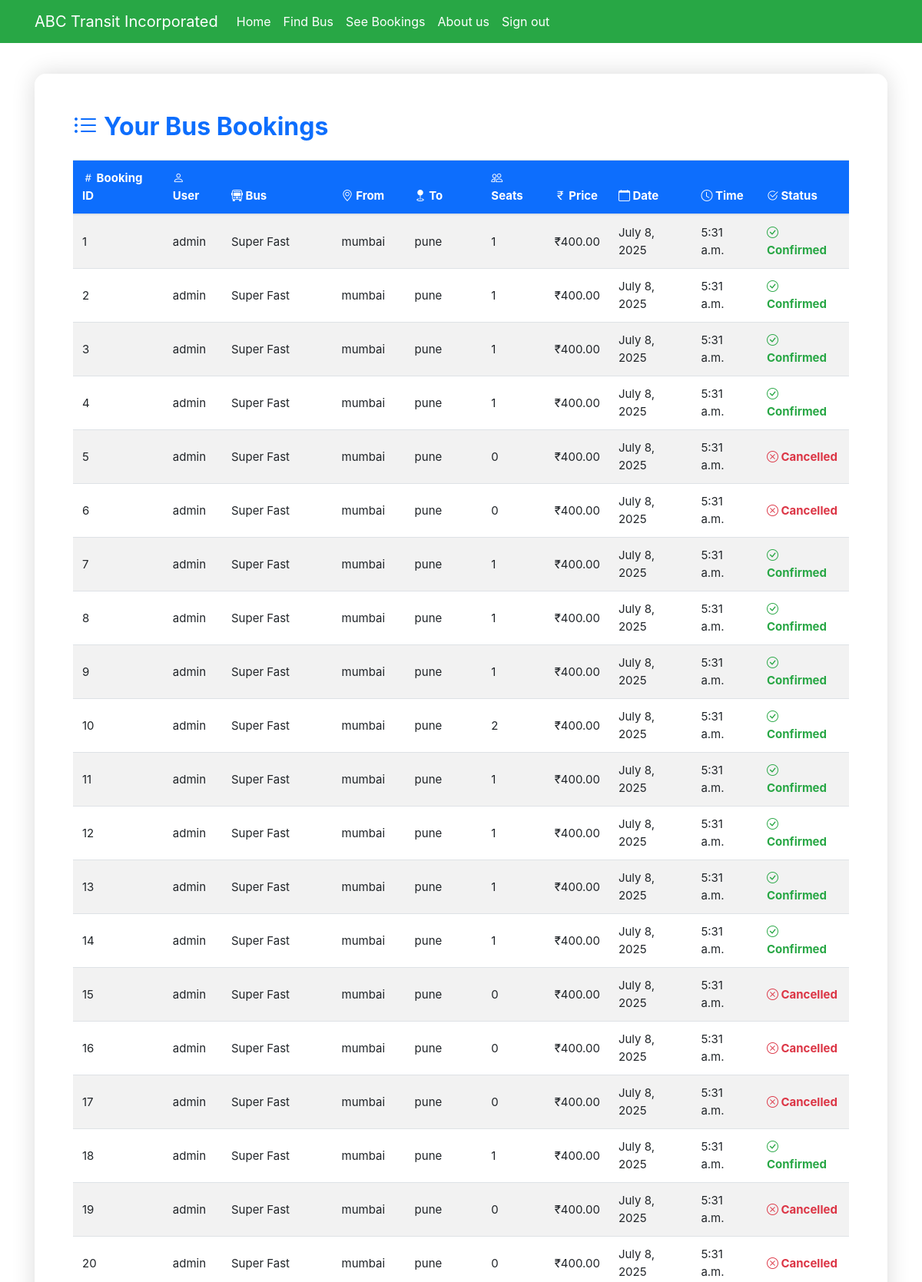
/seebookings (signed in, upper part), run on the app's committed database.
### myapp/models.py (models this page shows, shortened)
class Book(models.Model):
    BOOKED = 'B'
    CANCELLED = 'C'
    PENDING ="P"
    TICKET_STATUSES = ((BOOKED, 'Booked'),
                       (CANCELLED, 'Cancelled'),
                       (PENDING,"Pending"))
    email = models.EmailField()
    book_uuid = models.UUIDField(default=uuid.uuid4, editable=False, unique=True)
    name = models.CharField(max_length=30)
    userid =models.DecimalField(decimal_places=0, max_digits=2)
    busid=models.DecimalField(decimal_places=0, max_digits=2)
    bus_name = models.CharField(max_length=30)
    source = models.CharField(max_length=30)
    dest = models.CharField(max_length=30)
    nos = models.DecimalField(decimal_places=0, max_digits=2)
    price = models.DecimalField(decimal_places=2, max_digits=6)
    date = models.DateField()
    time = models.TimeField()
    cost = models.DecimalField(max_digits=12,decimal_places=2)
    status = models.CharField(choices=TICKET_STATUSES, default=BOOKED, max_length=2)

### myapp/views.py (the view)
# urls.py: path('seebookings', views.seebookings, name="seebookings"),
@login_required(login_url='signin')
def seebookings(request,new={}):
    context = {}
    id_r = request.user.id
    book_list = Book.objects.filter(userid=id_r)
    if book_list:
        return render(request, 'myapp/booklist.html', locals())
    else:
        context["error"] = "Sorry no buses booked"
        return render(request, 'myapp/findbus.html', context)

### myapp/templates/myapp/booklist.html (shortened to what this page needs)
{% extends 'myapp/base.html' %}
{% load static %}
{% block content %}
<link rel="stylesheet" href="https://cdn.jsdelivr.net/npm/bootstrap-icons@1.10.5/font/bootstrap-icons.css">
<div class="container">
  <div class="overlay">
    <h2 class="mb-4"><i class="bi bi-list-ul icon"></i>Your Bus Bookings</h2>
    <div class="table-responsive">
      <table class="table table-striped booking-table">
        <thead>
          <tr>
            <th><i class="bi bi-hash"></i> Booking ID</th>
            <th><i class="bi bi-person"></i> User</th>
            <th><i class="bi bi-bus-front"></i> Bus</th>
            <th><i class="bi bi-geo-alt"></i> From</th>
            <th><i class="bi bi-geo-fill"></i> To</th>
            <th><i class="bi bi-people"></i> Seats</th>
            <th><i class="bi bi-currency-rupee"></i> Price</th>
            <th><i class="bi bi-calendar"></i> Date</th>
            <th><i class="bi bi-clock"></i> Time</th>
            <th><i class="bi bi-check2-circle"></i> Status</th>
          </tr>
        </thead>
        <tbody>
          {% for row in book_list %}
            <tr>
              <td>{{ row.id }}</td>
              <td>{{ row.name }}</td>
              <td>{{ row.bus_name }}</td>
              <td>{{ row.source }}</td>
              <td>{{ row.dest }}</td>
              <td>{{ row.nos }}</td>
              <td>₹{{ row.price }}</td>
              <td>{{ row.date }}</td>
              <td>{{ row.time }}</td>
              <td>
                {% if row.status == "CANCELLED" %}
                  <span class="status-cancelled"><i class="bi bi-x-circle"></i> Cancelled</span>
                {% else %}
                  <span class="status-confirmed"><i class="bi bi-check-circle"></i> Confirmed</span>
                {% endif %}
              </td>
            </tr>
          {% empty %}
            <tr>
              <td colspan="10" class="text-center text-muted">No bookings found.</td>
            </tr>
          {% endfor %}
        </tbody>
      </table>
    </div>
  </div>
</div>
{% endblock %}

### myapp/templates/myapp/base.html (shortened to what this page needs)
<!doctype html>
<html lang="en">
<head>
    <link rel="stylesheet" href="https://stackpath.bootstrapcdn.com/bootstrap/4.1.3/css/bootstrap.min.css"
>
</head>
<body>
<nav class="navbar navbar-expand-lg navbar-light bg-success">
    <div class="container">
        <a class="navbar-brand" href="#" style="color: white;">ABC Transit Incorporated</a>
        <div class="collapse navbar-collapse" id="navbarNavAltMarkup">
            <div class="navbar-nav" >
                <a class="nav-item nav-link active" href="{% url 'home' %}" style="color: white;">Home <span class="sr-only">(current)</span></a>
                <a class="nav-item nav-link" href="{% url 'findbus' %}" style="color: white;">Find Bus</a>
                <a class="nav-item nav-link" href="{% url 'seebookings' %}" style="color: white;">See Bookings</a>
                <a class="nav-item nav-link" href="{% url 'about_us' %}" style="color: white;">About us</a>
                {% if request.user.is_active %}
                <a class="nav-item nav-link " href="{% url 'signout' %}" style="color: white;">Sign out</a>
                {% else %}
                <a class="nav-item nav-link " href="{% url 'signup' %}" style="color: white;">Sign Up</a>
                {% endif %}
            </div>
        </div>
    </div>
</nav>
{% block content %}
{% endblock %}
</body>
</html>

### data on the page
Book: id "1", name "admin", bus_name "Super Fast", source "mumbai", dest "pune", nos "1", price "400.00", date "July 8, 2025", time "5:31 a.m.", status "PENDING" (drawn)
Book: id "2", name "admin", bus_name "Super Fast", source "mumbai", dest "pune", nos "1", price "400.00", date "July 8, 2025", time "5:31 a.m.", status "PENDING" (drawn)
Book: id "3", name "admin", bus_name "Super Fast", source "mumbai", dest "pune", nos "1", price "400.00", date "July 8, 2025", time "5:31 a.m.", status "PENDING" (drawn)
Book: id "4", name "admin", bus_name "Super Fast", source "mumbai", dest "pune", nos "1", price "400.00", date "July 8, 2025", time "5:31 a.m.", status "PENDING" (drawn)
Book: id "5", name "admin", bus_name "Super Fast", source "mumbai", dest "pune", nos "0", price "400.00", date "July 8, 2025", time "5:31 a.m.", status "CANCELLED" (drawn)
Book: id "6", name "admin", bus_name "Super Fast", source "mumbai", dest "pune", nos "0", price "400.00", date "July 8, 2025", time "5:31 a.m.", status "CANCELLED" (drawn)
Book: id "7", name "admin", bus_name "Super Fast", source "mumbai", dest "pune", nos "1", price "400.00", date "July 8, 2025", time "5:31 a.m.", status "PENDING" (drawn)
Book: id "8", name "admin", bus_name "Super Fast", source "mumbai", dest "pune", nos "1", price "400.00", date "July 8, 2025", time "5:31 a.m.", status "PENDING" (drawn)
Book: id "9", name "admin", bus_name "Super Fast", source "mumbai", dest "pune", nos "1", price "400.00", date "July 8, 2025", time "5:31 a.m.", status "PENDING" (drawn)
Book: id "10", name "admin", bus_name "Super Fast", source "mumbai", dest "pune", nos "2", price "400.00", date "July 8, 2025", time "5:31 a.m.", status "PENDING" (drawn)
Book: id "11", name "admin", bus_name "Super Fast", source "mumbai", dest "pune", nos "1", price "400.00", date "July 8, 2025", time "5:31 a.m.", status "PENDING" (drawn)
Book: id "12", name "admin", bus_name "Super Fast", source "mumbai", dest "pune", nos "1", price "400.00", date "July 8, 2025", time "5:31 a.m.", status "PENDING" (drawn)
Book: id "13", name "admin", bus_name "Super Fast", source "mumbai", dest "pune", nos "1", price "400.00", date "July 8, 2025", time "5:31 a.m.", status "PENDING" (drawn)
Book: id "14", name "admin", bus_name "Super Fast", source "mumbai", dest "pune", nos "1", price "400.00", date "July 8, 2025", time "5:31 a.m.", status "PENDING" (drawn)
Book: id "15", name "admin", bus_name "Super Fast", source "mumbai", dest "pune", nos "0", price "400.00", date "July 8, 2025", time "5:31 a.m.", status "CANCELLED" (drawn)
Book: id "16", name "admin", bus_name "Super Fast", source "mumbai", dest "pune", nos "0", price "400.00", date "July 8, 2025", time "5:31 a.m.", status "CANCELLED" (drawn)
Book: id "17", name "admin", bus_name "Super Fast", source "mumbai", dest "pune", nos "0", price "400.00", date "July 8, 2025", time "5:31 a.m.", status "CANCELLED" (drawn)
Book: id "18", name "admin", bus_name "Super Fast", source "mumbai", dest "pune", nos "1", price "400.00", date "July 8, 2025", time "5:31 a.m.", status "PENDING" (drawn)
Book: id "19", name "admin", bus_name "Super Fast", source "mumbai", dest "pune", nos "0", price "400.00", date "July 8, 2025", time "5:31 a.m.", status "CANCELLED" (drawn)
Book: id "20", name "admin", bus_name "Super Fast", source "mumbai", dest "pune", nos "0", price "400.00", date "July 8, 2025", time "5:31 a.m.", status "CANCELLED" (drawn)
